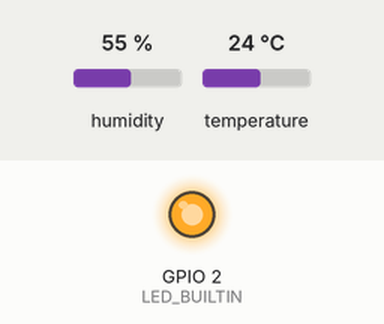
A sketch run on a simulated ESP8266 (Wemos D1 mini). Parts: output pins drawn as LEDs (lit = HIGH, except the on-board LED, lit = LOW). The inputs (shaded band) are chosen by the test bench; at power-on: humidity 55 %, temperature 24 °C. WiFi joins after 1.5 s; servers stay silent unless stated; uploads are accepted with an empty reply; what the sketch prints to the serial monitor is not drawn. At 2.6 s the program puts the board to deep sleep or switches it off; the recording ends there.

Above: at 0.1 s.
Timing chart, 0 to 2.6 s (numbered marks = the images above):
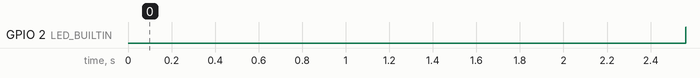

Measured:
- by itself, GPIO 2 (LED_BUILTIN): LOW → HIGH at 2.6 s

The sketch:

ESPD1miniProv2.ino
```cpp
// D1 mini Pro v2 m lipobort
//SHT30 på i2cport
// vattenivåsensor, ej klar
//Soilsensor med 2 Dig GPIO
//batterimätning
// CFG, SQL
//T, H, Bat,


#include <Wire.h>
#include <ESP8266WiFi.h>
#include <ESP8266HTTPClient.h>
#include <WiFiManager.h>
#include <ArduinoJson.h>
#include <Adafruit_SHT31.h>


// --- Sensorobjekt
Adafruit_SHT31 sht31 = Adafruit_SHT31();

// --- Konfiguration
const char* serverName       = "https://monosense.se/insertdata.php";
String apiKeyValue           = "xxxxx";
String sensorName            = "D1miniPro-SHT30";
const String firmwareVersion = "1.1";

String hostname;
String sensorLocation;
int intervalMinutes = 60;
float fVoltage = 0;
float fmVoltage = 0;
int perc = 0;

// Konfiguration soilsensor
const int GPIO_A = 12; // Probe1
const int GPIO_B = 13; // probe2
const unsigned int CHARGE_DELAY_MS = 5; //Hur länge sensorn laddas (i millisekunder) innan urladdningstid mäts. Påverkar laddningsdjup.
const unsigned int TIMEOUT_US = 3000; //Hur länge vi väntar (i mikrosekunder) innan vi avbryter mätningen om urladdning inte sker. Skyddar mot låsning.
const int SAMPLES = 5; //Antal dubbelmätningar (växlad polaritet) som tas och medelvärdesberäknas för ökad noggrannhet. Varje iteration gör två mätningar.

unsigned long soilDischargeTime = 0;


void getconfig() {
  String mac = WiFi.macAddress();
  mac.replace(":", "");
  String url = "https://monosense.se/get_params.php?sensor_mac=" + mac;
  Serial.println("Hämtar konfiguration från: " + url);

  WiFiClientSecure client;
  client.setInsecure();
  HTTPClient https;
  if (https.begin(client, url)) {
    int httpCode = https.GET();
    if (httpCode == 200) {
      String payload = https.getString();
      Serial.println("Svar från server: " + payload);

      DynamicJsonDocument doc(512);
      auto error = deserializeJson(doc, payload);
      if (!error && doc.containsKey("cfg_interval")) {
        intervalMinutes = doc["cfg_interval"].as<int>();
        if (intervalMinutes < 1 || intervalMinutes > 1440) {
          Serial.println("Ogiltigt cfg_interval, använder 60");
          intervalMinutes = 60;
        }
      } else {
        Serial.println("JSON-fel eller cfg_interval saknas, använder 60");
        intervalMinutes = 60;
      }
    } else {
      Serial.print("HTTP-fel: "); Serial.println(httpCode);
      intervalMinutes = 60;
    }
    https.end();
  } else {
    Serial.println("Kunde inte ansluta till servern.");
    intervalMinutes = 60;
  }
  Serial.printf("Konfiguration: interval=%d min\n", intervalMinutes);
}

void readBattery(){
  //calculate battery level, A0 pin, Lipo

  int nVoltageRaw = analogRead(A0);
  Serial.print("A0 raw value: ");
  Serial.println(nVoltageRaw);
  fVoltage = (float)nVoltageRaw * 0.004146 ;
  fmVoltage = fVoltage * 1000;

  if (fVoltage >= 4.10)
    perc = 100;
  else if (fVoltage >= 4.00)
    perc = 85;
  else if (fVoltage >= 3.90)
    perc = 70;
  else if (fVoltage >= 3.80)
    perc = 55;
  else if (fVoltage >= 3.70)
    perc = 40;
  else if (fVoltage >= 3.60)
    perc = 25;
  else if (fVoltage >= 3.50)
    perc = 10;
  else
    perc = 0;

}

void readWaterLevel() {

}

void measureSoilMoisture() {
  auto measureRC = [&](int chargePin, int readPin) -> unsigned long {
    pinMode(chargePin, OUTPUT);
    digitalWrite(chargePin, HIGH);

    pinMode(readPin, OUTPUT);
    digitalWrite(readPin, LOW);
    delay(CHARGE_DELAY_MS);

    pinMode(readPin, INPUT);
    digitalWrite(chargePin, LOW);
    pinMode(chargePin, INPUT);

    unsigned long start = micros();
    while (digitalRead(readPin) == HIGH) {
      if (micros() - start > TIMEOUT_US) break;
    }
    return micros() - start;
  };

  unsigned long total = 0;
  for (int i = 0; i < SAMPLES; i++) {
    total += measureRC(GPIO_A, GPIO_B);
    delay(5);
    total += measureRC(GPIO_B, GPIO_A);
    delay(5);
  }

  soilDischargeTime = total / (2 * SAMPLES);
}


void setup() {
  Serial.begin(115200);
  Serial.println("\n--- Monosense D1miniPro SHT30 ---");
  Serial.printf("Firmware v%s\n", firmwareVersion.c_str());
   WiFi.persistent(true);
  WiFi.mode(WIFI_STA);
  system_deep_sleep_set_option(1);  // 1 = spara RF‐calibration och undvik omkalibrering


  // I2C på D2=D4(GPIO4)=SDA, D1=D5(GPIO5)=SCL
  Wire.begin(4, 5);
  delay(100);
  if (!sht31.begin(0x45)) {
    Serial.println("SHT31/SHT30 hittades inte.");
    while (true) { delay(1000); }
  }
  Serial.println("Sensoe SHT31/SHT30 initierad");

  // WiFiManager + hostname från MAC
  String macRaw = WiFi.macAddress();
  String macClean = macRaw; macClean.replace(":", "");
  String suffix = macClean.substring(macClean.length() - 4);
  hostname = "Monosense-" + suffix;


  WiFiManager wm;
  if (!wm.autoConnect(hostname.c_str())) {
    Serial.println("Misslyckades ansluta till wifi - startar om...");
    delay(3000);
    ESP.restart();
  }

  sensorLocation = macClean;

  delay(500);

  getconfig();
}

void loop() {
  // Läs sensor
  float tempC = sht31.readTemperature();
  float humi  = sht31.readHumidity();


  if (isnan(tempC) || isnan(humi)) {
    Serial.println("Misslyckades läsa från SHT30!");
  } else {
    Serial.printf("Temp: %.2f °C\tRH: %.2f %%\n", tempC, humi);
  }


  readBattery();

  // RSSI -> kvalitet
  long rssi = WiFi.RSSI();
  int quality = (rssi <= -100) ? 0 :
                (rssi >= -50)  ? 100 :
                2 * (rssi + 100);

  // Skicka till server
  if (WiFi.status() == WL_CONNECTED) {
    WiFiClientSecure client;
    client.setInsecure();
    HTTPClient https;
    if (https.begin(client, serverName)) {
      https.addHeader("Content-Type", "application/x-www-form-urlencoded");
      String postData = "api_key=" + apiKeyValue +
                        "&sensor_type=" + sensorName +
                        "&sensor_mac="  + sensorLocation +
                        "&value1="      + String(tempC, 2) +
                        "&value2="      + String(humi, 2) +
                        "&value5="      + String(quality) +
                        "&value4=" + String(perc) +
                        "&firmware_version=" + firmwareVersion +
                        "&value8=" + String(fmVoltage, 2) +
                        "";
      Serial.println("Skickar data: " + postData);
      int code = https.POST(postData);
      Serial.printf("HTTP Response: %d\n", code);
      https.end();
    } else {
      Serial.println("Kunde inte initiera HTTPClient.");
    }
  } else {
    Serial.println("WiFi ej ansluten.");
  }


sht31.heater(false);

pinMode(LED_BUILTIN, OUTPUT);
digitalWrite(LED_BUILTIN, HIGH);  // D1 Mini-LED är active-LOW → HIGH = av

Serial.printf("Går i djupsömn i %d minuter...\n", intervalMinutes);
uint64_t sleepTime = (uint64_t)intervalMinutes * 60ULL * 1000000ULL;
ESP.deepSleep(sleepTime);

}
```
